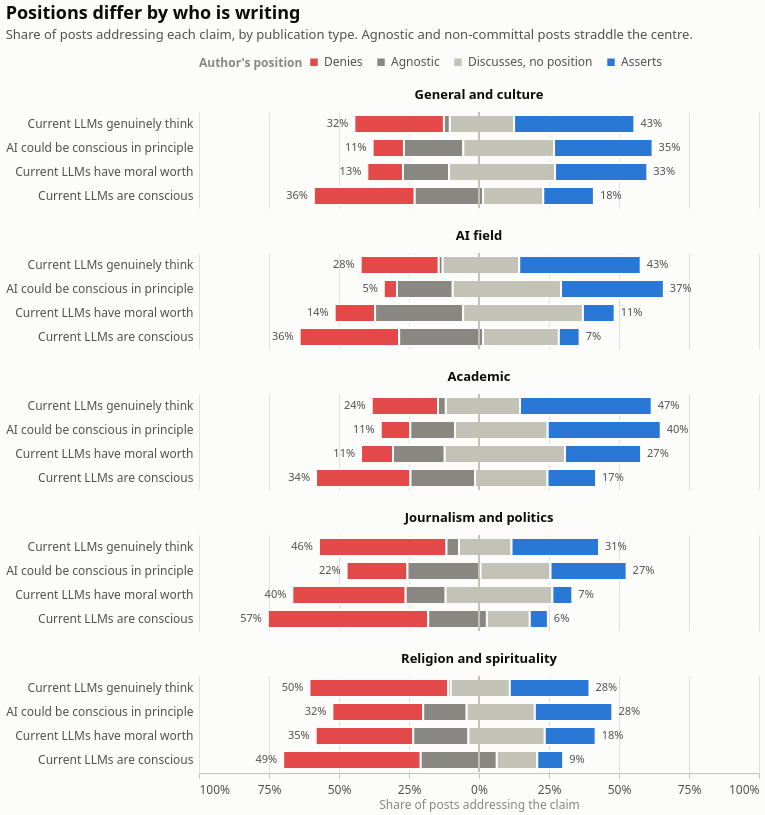

Write the Vega-Lite specification saved for this chart.
### Vega-Lite specification from a JSON file in a GitHub repository (floating-point values rounded to 4 significant figures)
{"$schema": "https://vega.github.io/schema/vega-lite/v6.4.1.json", "columns": 1, "config": {"axis": {"domainColor": "#c3c2b7", "gridColor": "#e1e0d9", "gridWidth": 1, "labelColor": "#52514e", "labelFont": "system-ui, -apple-system, 'Segoe UI', sans-serif", "labelFontSize": 12, "labelPadding": 6, "tickColor": "#c3c2b7", "titleColor": "#898781", "titleFont": "system-ui, -apple-system, 'Segoe UI', sans-serif", "titleFontSize": 12, "titleFontWeight": 400}, "axisX": {"grid": false}, "axisY": {"domain": false, "ticks": false}, "background": "#fcfcfb", "bar": {"cornerRadiusEnd": 4}, "font": "system-ui, -apple-system, 'Segoe UI', sans-serif", "header": {"labelColor": "#0b0b0b", "labelFont": "system-ui, -apple-system, 'Segoe UI', sans-serif", "labelFontSize": 13, "labelFontWeight": 600, "titleColor": "#898781", "titleFont": "system-ui, -apple-system, 'Segoe UI', sans-serif"}, "legend": {"direction": "horizontal", "labelColor": "#52514e", "labelFont": "system-ui, -apple-system, 'Segoe UI', sans-serif", "labelFontSize": 12, "orient": "top", "symbolSize": 80, "symbolType": "square", "titleColor": "#898781", "titleFont": "system-ui, -apple-system, 'Segoe UI', sans-serif", "titleFontSize": 12, "titleOrient": "left"}, "line": {"strokeCap": "round", "strokeJoin": "round", "strokeWidth": 2}, "point": {"filled": true, "size": 64}, "range": {"category": ["#2a78d6", "#eb6834", "#1baf7a", "#eda100", "#e87ba4", "#008300", "#4a3aa7", "#e34948"]}, "text": {"color": "#52514e", "font": "system-ui, -apple-system, 'Segoe UI', sans-serif", "fontSize": 12}, "title": {"anchor": "start", "color": "#0b0b0b", "font": "system-ui, -apple-system, 'Segoe UI', sans-serif", "fontSize": 18, "fontWeight": 600, "offset": 14, "subtitleColor": "#52514e", "subtitleFontSize": 13, "subtitlePadding": 6}, "view": {"stroke": null}}, "data": {"name": "data-a9a43ff354b7d705ab5ffd999ccfdd06"}, "datasets": {"data-a9a43ff354b7d705ab5ffd999ccfdd06": [{"addressing": 421, "asserts_share": 0.1734, "count": 142, "denies_share": 0.3373, "facet": "Academic", "item": "Current LLMs are conscious", "n": 421, "option": "denies", "share": 0.3373, "x0": -0.5819, "x1": -0.2447}, {"addressing": 421, "asserts_share": 0.1734, "count": 97, "denies_share": 0.3373, "facet": "Academic", "item": "Current LLMs are conscious", "n": 421, "option": "agnostic", "share": 0.2304, "x0": -0.2447, "x1": -0.01425}, {"addressing": 421, "asserts_share": 0.1734, "count": 109, "denies_share": 0.3373, "facet": "Academic", "item": "Current LLMs are conscious", "n": 421, "option": "discusses", "share": 0.2589, "x0": -0.01425, "x1": 0.2447}, {"addressing": 421, "asserts_share": 0.1734, "count": 73, "denies_share": 0.3373, "facet": "Academic", "item": "Current LLMs are conscious", "n": 421, "option": "asserts", "share": 0.1734, "x0": 0.2447, "x1": 0.4181}, {"addressing": 426, "asserts_share": 0.4038, "count": 45, "denies_share": 0.1056, "facet": "Academic", "item": "AI could be conscious in principle", "n": 426, "option": "denies", "share": 0.1056, "x0": -0.3509, "x1": -0.2453}, {"addressing": 426, "asserts_share": 0.4038, "count": 68, "denies_share": 0.1056, "facet": "Academic", "item": "AI could be conscious in principle", "n": 426, "option": "agnostic", "share": 0.1596, "x0": -0.2453, "x1": -0.08568}, {"addressing": 426, "asserts_share": 0.4038, "count": 141, "denies_share": 0.1056, "facet": "Academic", "item": "AI could be conscious in principle", "n": 426, "option": "discusses", "share": 0.331, "x0": -0.08568, "x1": 0.2453}, {"addressing": 426, "asserts_share": 0.4038, "count": 172, "denies_share": 0.1056, "facet": "Academic", "item": "AI could be conscious in principle", "n": 426, "option": "asserts", "share": 0.4038, "x0": 0.2453, "x1": 0.6491}, {"addressing": 321, "asserts_share": 0.4704, "count": 76, "denies_share": 0.2368, "facet": "Academic", "item": "Current LLMs genuinely think", "n": 321, "option": "denies", "share": 0.2368, "x0": -0.3832, "x1": -0.1464}, {"addressing": 321, "asserts_share": 0.4704, "count": 9, "denies_share": 0.2368, "facet": "Academic", "item": "Current LLMs genuinely think", "n": 321, "option": "agnostic", "share": 0.02804, "x0": -0.1464, "x1": -0.1184}, {"addressing": 321, "asserts_share": 0.4704, "count": 85, "denies_share": 0.2368, "facet": "Academic", "item": "Current LLMs genuinely think", "n": 321, "option": "discusses", "share": 0.2648, "x0": -0.1184, "x1": 0.1464}, {"addressing": 321, "asserts_share": 0.4704, "count": 151, "denies_share": 0.2368, "facet": "Academic", "item": "Current LLMs genuinely think", "n": 321, "option": "asserts", "share": 0.4704, "x0": 0.1464, "x1": 0.6168}, {"addressing": 184, "asserts_share": 0.2717, "count": 21, "denies_share": 0.1141, "facet": "Academic", "item": "Current LLMs have moral worth", "n": 184, "option": "denies", "share": 0.1141, "x0": -0.4212, "x1": -0.3071}, {"addressing": 184, "asserts_share": 0.2717, "count": 34, "denies_share": 0.1141, "facet": "Academic", "item": "Current LLMs have moral worth", "n": 184, "option": "agnostic", "share": 0.1848, "x0": -0.3071, "x1": -0.1223}, {"addressing": 184, "asserts_share": 0.2717, "count": 79, "denies_share": 0.1141, "facet": "Academic", "item": "Current LLMs have moral worth", "n": 184, "option": "discusses", "share": 0.4293, "x0": -0.1223, "x1": 0.3071}, {"addressing": 184, "asserts_share": 0.2717, "count": 50, "denies_share": 0.1141, "facet": "Academic", "item": "Current LLMs have moral worth", "n": 184, "option": "asserts", "share": 0.2717, "x0": 0.3071, "x1": 0.5788}, {"addressing": 377, "asserts_share": 0.07427, "count": 134, "denies_share": 0.3554, "facet": "AI field", "item": "Current LLMs are conscious", "n": 377, "option": "denies", "share": 0.3554, "x0": -0.6406, "x1": -0.2851}, {"addressing": 377, "asserts_share": 0.07427, "count": 113, "denies_share": 0.3554, "facet": "AI field", "item": "Current LLMs are conscious", "n": 377, "option": "agnostic", "share": 0.2997, "x0": -0.2851, "x1": 0.01459}, {"addressing": 377, "asserts_share": 0.07427, "count": 102, "denies_share": 0.3554, "facet": "AI field", "item": "Current LLMs are conscious", "n": 377, "option": "discusses", "share": 0.2706, "x0": 0.01459, "x1": 0.2851}, {"addressing": 377, "asserts_share": 0.07427, "count": 28, "denies_share": 0.3554, "facet": "AI field", "item": "Current LLMs are conscious", "n": 377, "option": "asserts", "share": 0.07427, "x0": 0.2851, "x1": 0.3594}, {"addressing": 256, "asserts_share": 0.3672, "count": 12, "denies_share": 0.04688, "facet": "AI field", "item": "AI could be conscious in principle", "n": 256, "option": "denies", "share": 0.04688, "x0": -0.3398, "x1": -0.293}, {"addressing": 256, "asserts_share": 0.3672, "count": 51, "denies_share": 0.04688, "facet": "AI field", "item": "AI could be conscious in principle", "n": 256, "option": "agnostic", "share": 0.1992, "x0": -0.293, "x1": -0.09375}, {"addressing": 256, "asserts_share": 0.3672, "count": 99, "denies_share": 0.04688, "facet": "AI field", "item": "AI could be conscious in principle", "n": 256, "option": "discusses", "share": 0.3867, "x0": -0.09375, "x1": 0.293}, {"addressing": 256, "asserts_share": 0.3672, "count": 94, "denies_share": 0.04688, "facet": "AI field", "item": "AI could be conscious in principle", "n": 256, "option": "asserts", "share": 0.3672, "x0": 0.293, "x1": 0.6602}, {"addressing": 355, "asserts_share": 0.4338, "count": 99, "denies_share": 0.2789, "facet": "AI field", "item": "Current LLMs genuinely think", "n": 355, "option": "denies", "share": 0.2789, "x0": -0.4225, "x1": -0.1437}, {"addressing": 355, "asserts_share": 0.4338, "count": 5, "denies_share": 0.2789, "facet": "AI field", "item": "Current LLMs genuinely think", "n": 355, "option": "agnostic", "share": 0.01408, "x0": -0.1437, "x1": -0.1296}, {"addressing": 355, "asserts_share": 0.4338, "count": 97, "denies_share": 0.2789, "facet": "AI field", "item": "Current LLMs genuinely think", "n": 355, "option": "discusses", "share": 0.2732, "x0": -0.1296, "x1": 0.1437}, {"addressing": 355, "asserts_share": 0.4338, "count": 154, "denies_share": 0.2789, "facet": "AI field", "item": "Current LLMs genuinely think", "n": 355, "option": "asserts", "share": 0.4338, "x0": 0.1437, "x1": 0.5775}, {"addressing": 194, "asserts_share": 0.1134, "count": 28, "denies_share": 0.1443, "facet": "AI field", "item": "Current LLMs have moral worth", "n": 194, "option": "denies", "share": 0.1443, "x0": -0.5155, "x1": -0.3711}, {"addressing": 194, "asserts_share": 0.1134, "count": 61, "denies_share": 0.1443, "facet": "AI field", "item": "Current LLMs have moral worth", "n": 194, "option": "agnostic", "share": 0.3144, "x0": -0.3711, "x1": -0.0567}, {"addressing": 194, "asserts_share": 0.1134, "count": 83, "denies_share": 0.1443, "facet": "AI field", "item": "Current LLMs have moral worth", "n": 194, "option": "discusses", "share": 0.4278, "x0": -0.0567, "x1": 0.3711}, {"addressing": 194, "asserts_share": 0.1134, "count": 22, "denies_share": 0.1443, "facet": "AI field", "item": "Current LLMs have moral worth", "n": 194, "option": "asserts", "share": 0.1134, "x0": 0.3711, "x1": 0.4845}, {"addressing": 708, "asserts_share": 0.1808, "count": 255, "denies_share": 0.3602, "facet": "General and culture", "item": "Current LLMs are conscious", "n": 708, "option": "denies", "share": 0.3602, "x0": -0.5897, "x1": -0.2295}, {"addressing": 708, "asserts_share": 0.1808, "count": 173, "denies_share": 0.3602, "facet": "General and culture", "item": "Current LLMs are conscious", "n": 708, "option": "agnostic", "share": 0.2444, "x0": -0.2295, "x1": 0.01483}, {"addressing": 708, "asserts_share": 0.1808, "count": 152, "denies_share": 0.3602, "facet": "General and culture", "item": "Current LLMs are conscious", "n": 708, "option": "discusses", "share": 0.2147, "x0": 0.01483, "x1": 0.2295}, {"addressing": 708, "asserts_share": 0.1808, "count": 128, "denies_share": 0.3602, "facet": "General and culture", "item": "Current LLMs are conscious", "n": 708, "option": "asserts", "share": 0.1808, "x0": 0.2295, "x1": 0.4103}, {"addressing": 500, "asserts_share": 0.352, "count": 56, "denies_share": 0.112, "facet": "General and culture", "item": "AI could be conscious in principle", "n": 500, "option": "denies", "share": 0.112, "x0": -0.38, "x1": -0.268}, {"addressing": 500, "asserts_share": 0.352, "count": 106, "denies_share": 0.112, "facet": "General and culture", "item": "AI could be conscious in principle", "n": 500, "option": "agnostic", "share": 0.212, "x0": -0.268, "x1": -0.056}, {"addressing": 500, "asserts_share": 0.352, "count": 162, "denies_share": 0.112, "facet": "General and culture", "item": "AI could be conscious in principle", "n": 500, "option": "discusses", "share": 0.324, "x0": -0.056, "x1": 0.268}, {"addressing": 500, "asserts_share": 0.352, "count": 176, "denies_share": 0.112, "facet": "General and culture", "item": "AI could be conscious in principle", "n": 500, "option": "asserts", "share": 0.352, "x0": 0.268, "x1": 0.62}, {"addressing": 519, "asserts_share": 0.4297, "count": 166, "denies_share": 0.3198, "facet": "General and culture", "item": "Current LLMs genuinely think", "n": 519, "option": "denies", "share": 0.3198, "x0": -0.4451, "x1": -0.1252}, {"addressing": 519, "asserts_share": 0.4297, "count": 11, "denies_share": 0.3198, "facet": "General and culture", "item": "Current LLMs genuinely think", "n": 519, "option": "agnostic", "share": 0.02119, "x0": -0.1252, "x1": -0.104}, {"addressing": 519, "asserts_share": 0.4297, "count": 119, "denies_share": 0.3198, "facet": "General and culture", "item": "Current LLMs genuinely think", "n": 519, "option": "discusses", "share": 0.2293, "x0": -0.104, "x1": 0.1252}, {"addressing": 519, "asserts_share": 0.4297, "count": 223, "denies_share": 0.3198, "facet": "General and culture", "item": "Current LLMs genuinely think", "n": 519, "option": "asserts", "share": 0.4297, "x0": 0.1252, "x1": 0.5549}, {"addressing": 267, "asserts_share": 0.3296, "count": 34, "denies_share": 0.1273, "facet": "General and culture", "item": "Current LLMs have moral worth", "n": 267, "option": "denies", "share": 0.1273, "x0": -0.3989, "x1": -0.2715}, {"addressing": 267, "asserts_share": 0.3296, "count": 44, "denies_share": 0.1273, "facet": "General and culture", "item": "Current LLMs have moral worth", "n": 267, "option": "agnostic", "share": 0.1648, "x0": -0.2715, "x1": -0.1067}, {"addressing": 267, "asserts_share": 0.3296, "count": 101, "denies_share": 0.1273, "facet": "General and culture", "item": "Current LLMs have moral worth", "n": 267, "option": "discusses", "share": 0.3783, "x0": -0.1067, "x1": 0.2715}, {"addressing": 267, "asserts_share": 0.3296, "count": 88, "denies_share": 0.1273, "facet": "General and culture", "item": "Current LLMs have moral worth", "n": 267, "option": "asserts", "share": 0.3296, "x0": 0.2715, "x1": 0.6011}, {"addressing": 124, "asserts_share": 0.06452, "count": 71, "denies_share": 0.5726, "facet": "Journalism and politics", "item": "Current LLMs are conscious", "n": 124, "option": "denies", "share": 0.5726, "x0": -0.754, "x1": -0.1815}, {"addressing": 124, "asserts_share": 0.06452, "count": 26, "denies_share": 0.5726, "facet": "Journalism and politics", "item": "Current LLMs are conscious", "n": 124, "option": "agnostic", "share": 0.2097, "x0": -0.1815, "x1": 0.02823}, {"addressing": 124, "asserts_share": 0.06452, "count": 19, "denies_share": 0.5726, "facet": "Journalism and politics", "item": "Current LLMs are conscious", "n": 124, "option": "discusses", "share": 0.1532, "x0": 0.02823, "x1": 0.1815}, {"addressing": 124, "asserts_share": 0.06452, "count": 8, "denies_share": 0.5726, "facet": "Journalism and politics", "item": "Current LLMs are conscious", "n": 124, "option": "asserts", "share": 0.06452, "x0": 0.1815, "x1": 0.246}, {"addressing": 92, "asserts_share": 0.2717, "count": 20, "denies_share": 0.2174, "facet": "Journalism and politics", "item": "AI could be conscious in principle", "n": 92, "option": "denies", "share": 0.2174, "x0": -0.4728, "x1": -0.2554}, {"addressing": 92, "asserts_share": 0.2717, "count": 24, "denies_share": 0.2174, "facet": "Journalism and politics", "item": "AI could be conscious in principle", "n": 92, "option": "agnostic", "share": 0.2609, "x0": -0.2554, "x1": 0.005435}, {"addressing": 92, "asserts_share": 0.2717, "count": 23, "denies_share": 0.2174, "facet": "Journalism and politics", "item": "AI could be conscious in principle", "n": 92, "option": "discusses", "share": 0.25, "x0": 0.005435, "x1": 0.2554}, {"addressing": 92, "asserts_share": 0.2717, "count": 25, "denies_share": 0.2174, "facet": "Journalism and politics", "item": "AI could be conscious in principle", "n": 92, "option": "asserts", "share": 0.2717, "x0": 0.2554, "x1": 0.5272}, {"addressing": 112, "asserts_share": 0.3125, "count": 51, "denies_share": 0.4554, "facet": "Journalism and politics", "item": "Current LLMs genuinely think", "n": 112, "option": "denies", "share": 0.4554, "x0": -0.5714, "x1": -0.1161}, {"addressing": 112, "asserts_share": 0.3125, "count": 5, "denies_share": 0.4554, "facet": "Journalism and politics", "item": "Current LLMs genuinely think", "n": 112, "option": "agnostic", "share": 0.04464, "x0": -0.1161, "x1": -0.07143}, {"addressing": 112, "asserts_share": 0.3125, "count": 21, "denies_share": 0.4554, "facet": "Journalism and politics", "item": "Current LLMs genuinely think", "n": 112, "option": "discusses", "share": 0.1875, "x0": -0.07143, "x1": 0.1161}, {"addressing": 112, "asserts_share": 0.3125, "count": 35, "denies_share": 0.4554, "facet": "Journalism and politics", "item": "Current LLMs genuinely think", "n": 112, "option": "asserts", "share": 0.3125, "x0": 0.1161, "x1": 0.4286}, {"addressing": 42, "asserts_share": 0.07143, "count": 17, "denies_share": 0.4048, "facet": "Journalism and politics", "item": "Current LLMs have moral worth", "n": 42, "option": "denies", "share": 0.4048, "x0": -0.6667, "x1": -0.2619}, {"addressing": 42, "asserts_share": 0.07143, "count": 6, "denies_share": 0.4048, "facet": "Journalism and politics", "item": "Current LLMs have moral worth", "n": 42, "option": "agnostic", "share": 0.1429, "x0": -0.2619, "x1": -0.119}, {"addressing": 42, "asserts_share": 0.07143, "count": 16, "denies_share": 0.4048, "facet": "Journalism and politics", "item": "Current LLMs have moral worth", "n": 42, "option": "discusses", "share": 0.381, "x0": -0.119, "x1": 0.2619}, {"addressing": 42, "asserts_share": 0.07143, "count": 3, "denies_share": 0.4048, "facet": "Journalism and politics", "item": "Current LLMs have moral worth", "n": 42, "option": "asserts", "share": 0.07143, "x0": 0.2619, "x1": 0.3333}, {"addressing": 173, "asserts_share": 0.09249, "count": 85, "denies_share": 0.4913, "facet": "Religion and spirituality", "item": "Current LLMs are conscious", "n": 173, "option": "denies", "share": 0.4913, "x0": -0.6994, "x1": -0.2081}, {"addressing": 173, "asserts_share": 0.09249, "count": 47, "denies_share": 0.4913, "facet": "Religion and spirituality", "item": "Current LLMs are conscious", "n": 173, "option": "agnostic", "share": 0.2717, "x0": -0.2081, "x1": 0.06358}, {"addressing": 173, "asserts_share": 0.09249, "count": 25, "denies_share": 0.4913, "facet": "Religion and spirituality", "item": "Current LLMs are conscious", "n": 173, "option": "discusses", "share": 0.1445, "x0": 0.06358, "x1": 0.2081}, {"addressing": 173, "asserts_share": 0.09249, "count": 16, "denies_share": 0.4913, "facet": "Religion and spirituality", "item": "Current LLMs are conscious", "n": 173, "option": "asserts", "share": 0.09249, "x0": 0.2081, "x1": 0.3006}, {"addressing": 148, "asserts_share": 0.277, "count": 48, "denies_share": 0.3243, "facet": "Religion and spirituality", "item": "AI could be conscious in principle", "n": 148, "option": "denies", "share": 0.3243, "x0": -0.5236, "x1": -0.1993}, {"addressing": 148, "asserts_share": 0.277, "count": 23, "denies_share": 0.3243, "facet": "Religion and spirituality", "item": "AI could be conscious in principle", "n": 148, "option": "agnostic", "share": 0.1554, "x0": -0.1993, "x1": -0.04392}, {"addressing": 148, "asserts_share": 0.277, "count": 36, "denies_share": 0.3243, "facet": "Religion and spirituality", "item": "AI could be conscious in principle", "n": 148, "option": "discusses", "share": 0.2432, "x0": -0.04392, "x1": 0.1993}, {"addressing": 148, "asserts_share": 0.277, "count": 41, "denies_share": 0.3243, "facet": "Religion and spirituality", "item": "AI could be conscious in principle", "n": 148, "option": "asserts", "share": 0.277, "x0": 0.1993, "x1": 0.4764}, {"addressing": 109, "asserts_share": 0.2844, "count": 54, "denies_share": 0.4954, "facet": "Religion and spirituality", "item": "Current LLMs genuinely think", "n": 109, "option": "denies", "share": 0.4954, "x0": -0.6055, "x1": -0.1101}, {"addressing": 109, "asserts_share": 0.2844, "count": 1, "denies_share": 0.4954, "facet": "Religion and spirituality", "item": "Current LLMs genuinely think", "n": 109, "option": "agnostic", "share": 0.009174, "x0": -0.1101, "x1": -0.1009}, {"addressing": 109, "asserts_share": 0.2844, "count": 23, "denies_share": 0.4954, "facet": "Religion and spirituality", "item": "Current LLMs genuinely think", "n": 109, "option": "discusses", "share": 0.211, "x0": -0.1009, "x1": 0.1101}, {"addressing": 109, "asserts_share": 0.2844, "count": 31, "denies_share": 0.4954, "facet": "Religion and spirituality", "item": "Current LLMs genuinely think", "n": 109, "option": "asserts", "share": 0.2844, "x0": 0.1101, "x1": 0.3945}, {"addressing": 66, "asserts_share": 0.1818, "count": 23, "denies_share": 0.3485, "facet": "Religion and spirituality", "item": "Current LLMs have moral worth", "n": 66, "option": "denies", "share": 0.3485, "x0": -0.5833, "x1": -0.2348}, {"addressing": 66, "asserts_share": 0.1818, "count": 13, "denies_share": 0.3485, "facet": "Religion and spirituality", "item": "Current LLMs have moral worth", "n": 66, "option": "agnostic", "share": 0.197, "x0": -0.2348, "x1": -0.03788}, {"addressing": 66, "asserts_share": 0.1818, "count": 18, "denies_share": 0.3485, "facet": "Religion and spirituality", "item": "Current LLMs have moral worth", "n": 66, "option": "discusses", "share": 0.2727, "x0": -0.03788, "x1": 0.2348}, {"addressing": 66, "asserts_share": 0.1818, "count": 12, "denies_share": 0.3485, "facet": "Religion and spirituality", "item": "Current LLMs have moral worth", "n": 66, "option": "asserts", "share": 0.1818, "x0": 0.2348, "x1": 0.4167}]}, "facet": {"field": "facet", "sort": ["General and culture", "AI field", "Academic", "Journalism and politics", "Religion and spirituality"], "title": null, "type": "nominal"}, "spec": {"height": 96, "layer": [{"encoding": {"color": {"field": "option", "legend": {"labelExpr": "{\"denies\": \"Denies\", \"agnostic\": \"Agnostic\", \"discusses\": \"Discusses, no position\", \"asserts\": \"Asserts\"}[datum.label]", "title": "Author's position"}, "scale": {"domain": ["denies", "agnostic", "discusses", "asserts"], "range": ["#e34948", "#898781", "#c3c2b7", "#2a78d6"]}, "type": "nominal"}, "stroke": {"value": "#fcfcfb"}, "strokeWidth": {"value": 2}, "tooltip": [{"field": "item", "title": "Claim", "type": "nominal"}, {"field": "option", "title": "Position", "type": "nominal"}, {"field": "count", "title": "Posts", "type": "quantitative"}, {"field": "share", "format": ".0%", "title": "Share", "type": "quantitative"}, {"field": "addressing", "title": "Posts addressing", "type": "quantitative"}], "x": {"axis": {"format": "%", "grid": true, "labelExpr": "abs(datum.value) == 1 ? format(abs(datum.value), '.0%') : format(abs(datum.value), '.0%')", "values": [-1, -0.75, -0.5, -0.25, 0, 0.25, 0.5, 0.75, 1]}, "field": "x0", "scale": {"domain": [-1, 1]}, "title": "Share of posts addressing the claim", "type": "quantitative"}, "x2": {"field": "x1"}, "y": {"axis": {"labelLimit": 260}, "field": "item", "sort": ["Current LLMs genuinely think", "AI could be conscious in principle", "Current LLMs have moral worth", "Current LLMs are conscious"], "title": null, "type": "nominal"}}, "mark": {"cornerRadiusEnd": 0, "height": 18, "type": "bar"}}, {"encoding": {"x": {"datum": 0}}, "mark": {"color": "#c3c2b7", "strokeWidth": 1, "type": "rule"}}, {"encoding": {"text": {"field": "denies_share", "format": ".0%", "type": "quantitative"}, "x": {"field": "x0", "type": "quantitative"}, "y": {"field": "item", "sort": ["Current LLMs genuinely think", "AI could be conscious in principle", "Current LLMs have moral worth", "Current LLMs are conscious"], "type": "nominal"}}, "mark": {"align": "right", "color": "#52514e", "dx": -6, "fontSize": 11, "type": "text"}, "transform": [{"filter": "(datum.option === 'denies')"}]}, {"encoding": {"text": {"field": "asserts_share", "format": ".0%", "type": "quantitative"}, "x": {"field": "x1", "type": "quantitative"}, "y": {"field": "item", "sort": ["Current LLMs genuinely think", "AI could be conscious in principle", "Current LLMs have moral worth", "Current LLMs are conscious"], "type": "nominal"}}, "mark": {"align": "left", "color": "#52514e", "dx": 6, "fontSize": 11, "type": "text"}, "transform": [{"filter": "(datum.option === 'asserts')"}]}], "width": 560}, "title": {"subtitle": "Share of posts addressing each claim, by publication type. Agnostic and non-committal posts straddle the centre.", "text": "Positions differ by who is writing"}}
